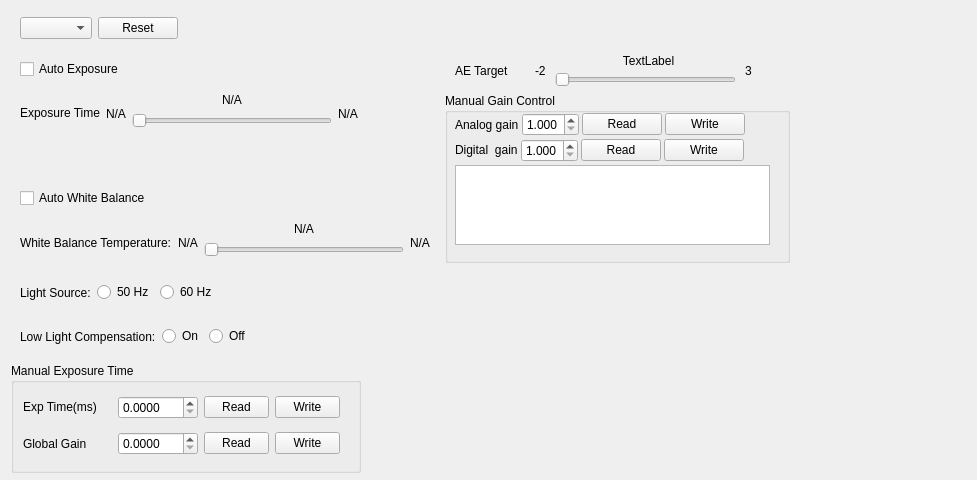
<?xml version="1.0" encoding="UTF-8"?>
<ui version="4.0">
 <class>CVideoDeviceCameraPropertyWidget</class>
 <widget class="QWidget" name="CVideoDeviceCameraPropertyWidget">
  <property name="geometry">
   <rect>
    <x>0</x>
    <y>0</y>
    <width>977</width>
    <height>480</height>
   </rect>
  </property>
  <property name="sizePolicy">
   <sizepolicy hsizetype="Fixed" vsizetype="Fixed">
    <horstretch>0</horstretch>
    <verstretch>0</verstretch>
   </sizepolicy>
  </property>
  <property name="minimumSize">
   <size>
    <width>977</width>
    <height>480</height>
   </size>
  </property>
  <property name="maximumSize">
   <size>
    <width>977</width>
    <height>480</height>
   </size>
  </property>
  <property name="windowTitle">
   <string>Form</string>
  </property>
  <layout class="QFormLayout" name="formLayout_2">
   <item row="0" column="0">
    <widget class="QWidget" name="widget_device" native="true">
     <property name="sizePolicy">
      <sizepolicy hsizetype="Fixed" vsizetype="Fixed">
       <horstretch>0</horstretch>
       <verstretch>0</verstretch>
      </sizepolicy>
     </property>
     <property name="minimumSize">
      <size>
       <width>0</width>
       <height>35</height>
      </size>
     </property>
     <property name="maximumSize">
      <size>
       <width>16777215</width>
       <height>41</height>
      </size>
     </property>
     <layout class="QHBoxLayout" name="horizontalLayout">
      <property name="topMargin">
       <number>0</number>
      </property>
      <property name="bottomMargin">
       <number>0</number>
      </property>
      <item>
       <widget class="QComboBox" name="comboBox_device">
        <property name="sizePolicy">
         <sizepolicy hsizetype="Fixed" vsizetype="Fixed">
          <horstretch>0</horstretch>
          <verstretch>0</verstretch>
         </sizepolicy>
        </property>
       </widget>
      </item>
      <item>
       <widget class="QPushButton" name="pushButton_reset">
        <property name="text">
         <string>Reset</string>
        </property>
       </widget>
      </item>
      <item>
       <spacer name="horizontalSpacer">
        <property name="orientation">
         <enum>Qt::Horizontal</enum>
        </property>
        <property name="sizeHint" stdset="0">
         <size>
          <width>40</width>
          <height>20</height>
         </size>
        </property>
       </spacer>
      </item>
     </layout>
    </widget>
   </item>
   <item row="1" column="0">
    <widget class="QWidget" name="widget_auto_exposure" native="true">
     <property name="sizePolicy">
      <sizepolicy hsizetype="Fixed" vsizetype="Fixed">
       <horstretch>0</horstretch>
       <verstretch>0</verstretch>
      </sizepolicy>
     </property>
     <property name="minimumSize">
      <size>
       <width>0</width>
       <height>35</height>
      </size>
     </property>
     <property name="maximumSize">
      <size>
       <width>16777215</width>
       <height>41</height>
      </size>
     </property>
     <layout class="QHBoxLayout" name="horizontalLayout_4">
      <property name="topMargin">
       <number>0</number>
      </property>
      <property name="bottomMargin">
       <number>0</number>
      </property>
      <item>
       <widget class="QCheckBox" name="checkBox_auto_exposure">
        <property name="text">
         <string>Auto Exposure</string>
        </property>
       </widget>
      </item>
     </layout>
    </widget>
   </item>
   <item row="1" column="1">
    <widget class="QWidget" name="widget_ae_target" native="true">
     <widget class="QLabel" name="label_title_ae_target">
      <property name="geometry">
       <rect>
        <x>10</x>
        <y>10</y>
        <width>67</width>
        <height>17</height>
       </rect>
      </property>
      <property name="text">
       <string>AE Target</string>
      </property>
     </widget>
     <widget class="QLabel" name="label_ae_min_value">
      <property name="geometry">
       <rect>
        <x>90</x>
        <y>10</y>
        <width>67</width>
        <height>17</height>
       </rect>
      </property>
      <property name="text">
       <string>-2</string>
      </property>
     </widget>
     <widget class="QSlider" name="horizontalSlider_ae_target">
      <property name="geometry">
       <rect>
        <x>110</x>
        <y>20</y>
        <width>181</width>
        <height>16</height>
       </rect>
      </property>
      <property name="pageStep">
       <number>1</number>
      </property>
      <property name="orientation">
       <enum>Qt::Horizontal</enum>
      </property>
     </widget>
     <widget class="QLabel" name="label_ae_value">
      <property name="geometry">
       <rect>
        <x>170</x>
        <y>0</y>
        <width>67</width>
        <height>17</height>
       </rect>
      </property>
      <property name="text">
       <string>TextLabel</string>
      </property>
      <property name="alignment">
       <set>Qt::AlignCenter</set>
      </property>
     </widget>
     <widget class="QLabel" name="label_ae_max_value">
      <property name="geometry">
       <rect>
        <x>300</x>
        <y>10</y>
        <width>21</width>
        <height>17</height>
       </rect>
      </property>
      <property name="text">
       <string>3</string>
      </property>
     </widget>
    </widget>
   </item>
   <item row="2" column="0">
    <widget class="QWidget" name="widget_exposure_time" native="true">
     <property name="sizePolicy">
      <sizepolicy hsizetype="Fixed" vsizetype="Fixed">
       <horstretch>0</horstretch>
       <verstretch>0</verstretch>
      </sizepolicy>
     </property>
     <property name="minimumSize">
      <size>
       <width>0</width>
       <height>35</height>
      </size>
     </property>
     <property name="maximumSize">
      <size>
       <width>16777215</width>
       <height>41</height>
      </size>
     </property>
     <layout class="QHBoxLayout" name="horizontalLayout_5">
      <property name="topMargin">
       <number>0</number>
      </property>
      <property name="bottomMargin">
       <number>0</number>
      </property>
      <item>
       <widget class="QLabel" name="label_title_exposure_time">
        <property name="text">
         <string>&lt;html&gt;&lt;head/&gt;&lt;body&gt;&lt;p&gt;Exposure Time&lt;/p&gt;&lt;/body&gt;&lt;/html&gt;</string>
        </property>
       </widget>
      </item>
      <item>
       <widget class="QLabel" name="label_exposure_time_min_value">
        <property name="text">
         <string>N/A</string>
        </property>
       </widget>
      </item>
      <item>
       <widget class="QWidget" name="widget_exposure_time_value" native="true">
        <property name="sizePolicy">
         <sizepolicy hsizetype="Fixed" vsizetype="Preferred">
          <horstretch>0</horstretch>
          <verstretch>0</verstretch>
         </sizepolicy>
        </property>
        <property name="minimumSize">
         <size>
          <width>200</width>
          <height>0</height>
         </size>
        </property>
        <layout class="QVBoxLayout" name="verticalLayout_2">
         <property name="spacing">
          <number>0</number>
         </property>
         <property name="leftMargin">
          <number>0</number>
         </property>
         <property name="topMargin">
          <number>0</number>
         </property>
         <property name="rightMargin">
          <number>0</number>
         </property>
         <property name="bottomMargin">
          <number>0</number>
         </property>
         <item>
          <widget class="QLabel" name="label_exposure_time_value">
           <property name="sizePolicy">
            <sizepolicy hsizetype="Preferred" vsizetype="Preferred">
             <horstretch>0</horstretch>
             <verstretch>1</verstretch>
            </sizepolicy>
           </property>
           <property name="text">
            <string>N/A</string>
           </property>
           <property name="alignment">
            <set>Qt::AlignCenter</set>
           </property>
          </widget>
         </item>
         <item>
          <widget class="QSlider" name="horizontalSlider_exposure_time_value">
           <property name="sizePolicy">
            <sizepolicy hsizetype="Expanding" vsizetype="Preferred">
             <horstretch>0</horstretch>
             <verstretch>3</verstretch>
            </sizepolicy>
           </property>
           <property name="pageStep">
            <number>1</number>
           </property>
           <property name="orientation">
            <enum>Qt::Horizontal</enum>
           </property>
          </widget>
         </item>
        </layout>
       </widget>
      </item>
      <item>
       <widget class="QLabel" name="label_exposure_time_max_value">
        <property name="text">
         <string>N/A</string>
        </property>
       </widget>
      </item>
     </layout>
    </widget>
   </item>
   <item row="3" column="0">
    <widget class="QWidget" name="widget_auto_white_balance" native="true">
     <property name="sizePolicy">
      <sizepolicy hsizetype="Fixed" vsizetype="Fixed">
       <horstretch>0</horstretch>
       <verstretch>0</verstretch>
      </sizepolicy>
     </property>
     <property name="minimumSize">
      <size>
       <width>0</width>
       <height>35</height>
      </size>
     </property>
     <property name="maximumSize">
      <size>
       <width>16777215</width>
       <height>41</height>
      </size>
     </property>
     <layout class="QHBoxLayout" name="horizontalLayout_6">
      <property name="topMargin">
       <number>0</number>
      </property>
      <property name="bottomMargin">
       <number>0</number>
      </property>
      <item>
       <widget class="QCheckBox" name="checkBox_auto_white_balance">
        <property name="text">
         <string>Auto White Balance</string>
        </property>
       </widget>
      </item>
     </layout>
    </widget>
   </item>
   <item row="2" column="1">
    <widget class="QGroupBox" name="groupBox_manual_gain_control">
     <property name="sizePolicy">
      <sizepolicy hsizetype="Fixed" vsizetype="Fixed">
       <horstretch>0</horstretch>
       <verstretch>0</verstretch>
      </sizepolicy>
     </property>
     <property name="minimumSize">
      <size>
       <width>300</width>
       <height>170</height>
      </size>
     </property>
     <property name="maximumSize">
      <size>
       <width>345</width>
       <height>150</height>
      </size>
     </property>
     <property name="title">
      <string>Manual Gain Control</string>
     </property>
     <property name="flat">
      <bool>false</bool>
     </property>
     <widget class="QWidget" name="layoutWidget">
      <property name="geometry">
       <rect>
        <x>10</x>
        <y>20</y>
        <width>3102</width>
        <height>134</height>
       </rect>
      </property>
      <layout class="QVBoxLayout" name="verticalLayout_manual_gain">
       <property name="spacing">
        <number>3</number>
       </property>
       <property name="sizeConstraint">
        <enum>QLayout::SetFixedSize</enum>
       </property>
       <item>
        <layout class="QHBoxLayout" name="horizontalLayout_analog_gain">
         <item>
          <widget class="QLabel" name="label_analog_gain">
           <property name="sizePolicy">
            <sizepolicy hsizetype="Minimum" vsizetype="Minimum">
             <horstretch>0</horstretch>
             <verstretch>0</verstretch>
            </sizepolicy>
           </property>
           <property name="autoFillBackground">
            <bool>false</bool>
           </property>
           <property name="text">
            <string>Analog gain</string>
           </property>
          </widget>
         </item>
         <item>
          <widget class="QDoubleSpinBox" name="spin_box_analog_gain">
           <property name="enabled">
            <bool>true</bool>
           </property>
           <property name="decimals">
            <number>3</number>
           </property>
           <property name="minimum">
            <double>1.000000000000000</double>
           </property>
           <property name="maximum">
            <double>8.000000000000000</double>
           </property>
           <property name="singleStep">
            <double>0.500000000000000</double>
           </property>
          </widget>
         </item>
         <item>
          <widget class="QPushButton" name="button_analog_gain_read">
           <property name="sizePolicy">
            <sizepolicy hsizetype="Minimum" vsizetype="Fixed">
             <horstretch>0</horstretch>
             <verstretch>0</verstretch>
            </sizepolicy>
           </property>
           <property name="text">
            <string>Read</string>
           </property>
          </widget>
         </item>
         <item>
          <widget class="QPushButton" name="button_analog_gain_write">
           <property name="sizePolicy">
            <sizepolicy hsizetype="Minimum" vsizetype="Fixed">
             <horstretch>0</horstretch>
             <verstretch>0</verstretch>
            </sizepolicy>
           </property>
           <property name="text">
            <string>Write</string>
           </property>
          </widget>
         </item>
         <item>
          <spacer name="horizontalSpacer_2">
           <property name="orientation">
            <enum>Qt::Horizontal</enum>
           </property>
           <property name="sizeHint" stdset="0">
            <size>
             <width>40</width>
             <height>20</height>
            </size>
           </property>
          </spacer>
         </item>
        </layout>
       </item>
       <item>
        <layout class="QHBoxLayout" name="horizontalLayout_digital_gain">
         <item>
          <widget class="QLabel" name="label_digital_gain">
           <property name="sizePolicy">
            <sizepolicy hsizetype="Minimum" vsizetype="Fixed">
             <horstretch>0</horstretch>
             <verstretch>0</verstretch>
            </sizepolicy>
           </property>
           <property name="text">
            <string>Digital  gain</string>
           </property>
          </widget>
         </item>
         <item>
          <widget class="QDoubleSpinBox" name="spin_box_digital_gain">
           <property name="decimals">
            <number>3</number>
           </property>
           <property name="minimum">
            <double>1.000000000000000</double>
           </property>
           <property name="maximum">
            <double>8.000000000000000</double>
           </property>
           <property name="singleStep">
            <double>0.003906000000000</double>
           </property>
          </widget>
         </item>
         <item>
          <widget class="QPushButton" name="button_digital_gain_read">
           <property name="text">
            <string>Read</string>
           </property>
          </widget>
         </item>
         <item>
          <widget class="QPushButton" name="button_digital_gain_write">
           <property name="text">
            <string>Write</string>
           </property>
          </widget>
         </item>
         <item>
          <spacer name="horizontalSpacer_3">
           <property name="orientation">
            <enum>Qt::Horizontal</enum>
           </property>
           <property name="sizeHint" stdset="0">
            <size>
             <width>40</width>
             <height>20</height>
            </size>
           </property>
          </spacer>
         </item>
        </layout>
       </item>
       <item>
        <widget class="QListWidget" name="listWidget_gain_info">
         <property name="sizePolicy">
          <sizepolicy hsizetype="Fixed" vsizetype="Fixed">
           <horstretch>0</horstretch>
           <verstretch>0</verstretch>
          </sizepolicy>
         </property>
         <property name="minimumSize">
          <size>
           <width>315</width>
           <height>20</height>
          </size>
         </property>
         <property name="maximumSize">
          <size>
           <width>315</width>
           <height>80</height>
          </size>
         </property>
         <item>
          <property name="text">
           <string/>
          </property>
         </item>
        </widget>
       </item>
      </layout>
     </widget>
    </widget>
   </item>
   <item row="4" column="0">
    <widget class="QWidget" name="widget_white_balance_temperature" native="true">
     <property name="sizePolicy">
      <sizepolicy hsizetype="Fixed" vsizetype="Fixed">
       <horstretch>0</horstretch>
       <verstretch>0</verstretch>
      </sizepolicy>
     </property>
     <property name="minimumSize">
      <size>
       <width>0</width>
       <height>41</height>
      </size>
     </property>
     <property name="maximumSize">
      <size>
       <width>16777215</width>
       <height>41</height>
      </size>
     </property>
     <layout class="QHBoxLayout" name="horizontalLayout_7">
      <property name="topMargin">
       <number>0</number>
      </property>
      <property name="bottomMargin">
       <number>0</number>
      </property>
      <item>
       <widget class="QLabel" name="label__title_white_balance_temperature">
        <property name="text">
         <string>White Balance Temperature:</string>
        </property>
       </widget>
      </item>
      <item>
       <widget class="QLabel" name="label_white_balance_temperature_min_value">
        <property name="text">
         <string>N/A</string>
        </property>
       </widget>
      </item>
      <item>
       <widget class="QWidget" name="widget_white_balance_temperature_value" native="true">
        <property name="sizePolicy">
         <sizepolicy hsizetype="Fixed" vsizetype="Preferred">
          <horstretch>0</horstretch>
          <verstretch>0</verstretch>
         </sizepolicy>
        </property>
        <property name="minimumSize">
         <size>
          <width>200</width>
          <height>0</height>
         </size>
        </property>
        <layout class="QVBoxLayout" name="verticalLayout_3">
         <property name="spacing">
          <number>0</number>
         </property>
         <property name="leftMargin">
          <number>0</number>
         </property>
         <property name="topMargin">
          <number>0</number>
         </property>
         <property name="rightMargin">
          <number>0</number>
         </property>
         <property name="bottomMargin">
          <number>0</number>
         </property>
         <item>
          <widget class="QLabel" name="label_white_balance_temperature_value">
           <property name="sizePolicy">
            <sizepolicy hsizetype="Preferred" vsizetype="Preferred">
             <horstretch>0</horstretch>
             <verstretch>1</verstretch>
            </sizepolicy>
           </property>
           <property name="text">
            <string>N/A</string>
           </property>
           <property name="alignment">
            <set>Qt::AlignCenter</set>
           </property>
          </widget>
         </item>
         <item>
          <widget class="QSlider" name="horizontalSlider_white_balance_temperature_value">
           <property name="sizePolicy">
            <sizepolicy hsizetype="Expanding" vsizetype="Preferred">
             <horstretch>0</horstretch>
             <verstretch>3</verstretch>
            </sizepolicy>
           </property>
           <property name="pageStep">
            <number>1</number>
           </property>
           <property name="orientation">
            <enum>Qt::Horizontal</enum>
           </property>
          </widget>
         </item>
        </layout>
       </widget>
      </item>
      <item>
       <widget class="QLabel" name="label_white_balance_temperature_max_value">
        <property name="text">
         <string>N/A</string>
        </property>
       </widget>
      </item>
     </layout>
    </widget>
   </item>
   <item row="6" column="0">
    <widget class="QWidget" name="widget_light_source" native="true">
     <property name="sizePolicy">
      <sizepolicy hsizetype="Fixed" vsizetype="Fixed">
       <horstretch>0</horstretch>
       <verstretch>0</verstretch>
      </sizepolicy>
     </property>
     <property name="minimumSize">
      <size>
       <width>0</width>
       <height>35</height>
      </size>
     </property>
     <property name="maximumSize">
      <size>
       <width>16777215</width>
       <height>41</height>
      </size>
     </property>
     <layout class="QHBoxLayout" name="horizontalLayout_3">
      <property name="topMargin">
       <number>0</number>
      </property>
      <property name="bottomMargin">
       <number>0</number>
      </property>
      <item>
       <widget class="QLabel" name="label_title_light_source">
        <property name="text">
         <string>Light Source:</string>
        </property>
       </widget>
      </item>
      <item>
       <widget class="QRadioButton" name="radioButton_light_source_50hz">
        <property name="text">
         <string>50 Hz</string>
        </property>
       </widget>
      </item>
      <item>
       <widget class="QRadioButton" name="radioButton_light_source_60hz">
        <property name="text">
         <string>60 Hz</string>
        </property>
       </widget>
      </item>
     </layout>
    </widget>
   </item>
   <item row="7" column="0">
    <widget class="QWidget" name="widget_low_light_compenstation" native="true">
     <property name="sizePolicy">
      <sizepolicy hsizetype="Fixed" vsizetype="Fixed">
       <horstretch>0</horstretch>
       <verstretch>0</verstretch>
      </sizepolicy>
     </property>
     <property name="minimumSize">
      <size>
       <width>0</width>
       <height>41</height>
      </size>
     </property>
     <property name="maximumSize">
      <size>
       <width>16777215</width>
       <height>41</height>
      </size>
     </property>
     <layout class="QHBoxLayout" name="horizontalLayout_2">
      <property name="topMargin">
       <number>0</number>
      </property>
      <property name="bottomMargin">
       <number>0</number>
      </property>
      <item>
       <widget class="QLabel" name="label_low_light_compensation">
        <property name="text">
         <string>Low Light Compensation:</string>
        </property>
       </widget>
      </item>
      <item>
       <widget class="QRadioButton" name="radioButton_low_light_compensation_on">
        <property name="text">
         <string>On</string>
        </property>
       </widget>
      </item>
      <item>
       <widget class="QRadioButton" name="radioButton_low_light_compensation_off">
        <property name="text">
         <string>Off</string>
        </property>
       </widget>
      </item>
     </layout>
    </widget>
   </item>
   <item row="9" column="0">
    <widget class="QWidget" name="widget_manuel_exposure_time" native="true">
     <property name="sizePolicy">
      <sizepolicy hsizetype="Fixed" vsizetype="Fixed">
       <horstretch>0</horstretch>
       <verstretch>0</verstretch>
      </sizepolicy>
     </property>
     <layout class="QVBoxLayout" name="verticalLayout_4"/>
    </widget>
   </item>
   <item row="5" column="0">
    <spacer name="verticalSpacer">
     <property name="orientation">
      <enum>Qt::Vertical</enum>
     </property>
     <property name="sizeHint" stdset="0">
      <size>
       <width>20</width>
       <height>40</height>
      </size>
     </property>
    </spacer>
   </item>
   <item row="8" column="0">
    <widget class="QGroupBox" name="groupBox_manuel_exposure_time">
     <property name="sizePolicy">
      <sizepolicy hsizetype="Fixed" vsizetype="Fixed">
       <horstretch>0</horstretch>
       <verstretch>0</verstretch>
      </sizepolicy>
     </property>
     <property name="minimumSize">
      <size>
       <width>350</width>
       <height>110</height>
      </size>
     </property>
     <property name="maximumSize">
      <size>
       <width>350</width>
       <height>132</height>
      </size>
     </property>
     <property name="title">
      <string>Manual Exposure Time</string>
     </property>
     <layout class="QVBoxLayout" name="verticalLayout_5">
      <property name="spacing">
       <number>0</number>
      </property>
      <property name="leftMargin">
       <number>9</number>
      </property>
      <property name="topMargin">
       <number>0</number>
      </property>
      <property name="bottomMargin">
       <number>9</number>
      </property>
      <item>
       <widget class="QWidget" name="widget_manuel_exposure_time_value" native="true">
        <property name="sizePolicy">
         <sizepolicy hsizetype="Fixed" vsizetype="Fixed">
          <horstretch>0</horstretch>
          <verstretch>0</verstretch>
         </sizepolicy>
        </property>
        <layout class="QHBoxLayout" name="horizontalLayout_8">
         <property name="leftMargin">
          <number>0</number>
         </property>
         <property name="bottomMargin">
          <number>0</number>
         </property>
         <item>
          <widget class="QLabel" name="label_title_manuel_exposure_time_value">
           <property name="sizePolicy">
            <sizepolicy hsizetype="Fixed" vsizetype="Fixed">
             <horstretch>0</horstretch>
             <verstretch>0</verstretch>
            </sizepolicy>
           </property>
           <property name="minimumSize">
            <size>
             <width>100</width>
             <height>18</height>
            </size>
           </property>
           <property name="maximumSize">
            <size>
             <width>79</width>
             <height>18</height>
            </size>
           </property>
           <property name="text">
            <string>Exp Time(ms)</string>
           </property>
          </widget>
         </item>
         <item>
          <widget class="QDoubleSpinBox" name="doubleSpinBox_manuel_exposure_time_value">
           <property name="sizePolicy">
            <sizepolicy hsizetype="Fixed" vsizetype="Fixed">
             <horstretch>0</horstretch>
             <verstretch>0</verstretch>
            </sizepolicy>
           </property>
           <property name="minimumSize">
            <size>
             <width>80</width>
             <height>0</height>
            </size>
           </property>
           <property name="maximumSize">
            <size>
             <width>80</width>
             <height>16777215</height>
            </size>
           </property>
           <property name="decimals">
            <number>4</number>
           </property>
           <property name="maximum">
            <double>999999999.000000000000000</double>
           </property>
          </widget>
         </item>
         <item>
          <widget class="QPushButton" name="pushButton_read_manuel_exposure_time_value">
           <property name="sizePolicy">
            <sizepolicy hsizetype="Fixed" vsizetype="Fixed">
             <horstretch>0</horstretch>
             <verstretch>0</verstretch>
            </sizepolicy>
           </property>
           <property name="minimumSize">
            <size>
             <width>65</width>
             <height>0</height>
            </size>
           </property>
           <property name="maximumSize">
            <size>
             <width>65</width>
             <height>16777215</height>
            </size>
           </property>
           <property name="text">
            <string>Read</string>
           </property>
          </widget>
         </item>
         <item>
          <widget class="QPushButton" name="pushButton_write_manuel_exposure_time_value">
           <property name="sizePolicy">
            <sizepolicy hsizetype="Fixed" vsizetype="Fixed">
             <horstretch>0</horstretch>
             <verstretch>0</verstretch>
            </sizepolicy>
           </property>
           <property name="minimumSize">
            <size>
             <width>65</width>
             <height>0</height>
            </size>
           </property>
           <property name="maximumSize">
            <size>
             <width>65</width>
             <height>16777215</height>
            </size>
           </property>
           <property name="text">
            <string>Write</string>
           </property>
          </widget>
         </item>
        </layout>
       </widget>
      </item>
      <item>
       <widget class="QWidget" name="widget_manuel_global_gain_value" native="true">
        <property name="sizePolicy">
         <sizepolicy hsizetype="Fixed" vsizetype="Fixed">
          <horstretch>0</horstretch>
          <verstretch>0</verstretch>
         </sizepolicy>
        </property>
        <layout class="QHBoxLayout" name="horizontalLayout_9">
         <property name="leftMargin">
          <number>0</number>
         </property>
         <property name="bottomMargin">
          <number>0</number>
         </property>
         <item>
          <widget class="QLabel" name="label_title_manuel_global_gain_value">
           <property name="sizePolicy">
            <sizepolicy hsizetype="Fixed" vsizetype="Preferred">
             <horstretch>0</horstretch>
             <verstretch>0</verstretch>
            </sizepolicy>
           </property>
           <property name="minimumSize">
            <size>
             <width>100</width>
             <height>0</height>
            </size>
           </property>
           <property name="maximumSize">
            <size>
             <width>79</width>
             <height>16777215</height>
            </size>
           </property>
           <property name="text">
            <string>Global Gain</string>
           </property>
          </widget>
         </item>
         <item>
          <widget class="QDoubleSpinBox" name="doubleSpinBox_manuel_global_gain_value">
           <property name="sizePolicy">
            <sizepolicy hsizetype="Fixed" vsizetype="Fixed">
             <horstretch>0</horstretch>
             <verstretch>0</verstretch>
            </sizepolicy>
           </property>
           <property name="minimumSize">
            <size>
             <width>80</width>
             <height>0</height>
            </size>
           </property>
           <property name="maximumSize">
            <size>
             <width>80</width>
             <height>16777215</height>
            </size>
           </property>
           <property name="decimals">
            <number>4</number>
           </property>
           <property name="maximum">
            <double>999999999.000000000000000</double>
           </property>
          </widget>
         </item>
         <item>
          <widget class="QPushButton" name="pushButton_read_manuel_global_gain_value">
           <property name="sizePolicy">
            <sizepolicy hsizetype="Fixed" vsizetype="Fixed">
             <horstretch>0</horstretch>
             <verstretch>0</verstretch>
            </sizepolicy>
           </property>
           <property name="minimumSize">
            <size>
             <width>65</width>
             <height>0</height>
            </size>
           </property>
           <property name="maximumSize">
            <size>
             <width>65</width>
             <height>16777215</height>
            </size>
           </property>
           <property name="text">
            <string>Read</string>
           </property>
          </widget>
         </item>
         <item>
          <widget class="QPushButton" name="pushButton_write_manuel_global_gain_value">
           <property name="sizePolicy">
            <sizepolicy hsizetype="Fixed" vsizetype="Fixed">
             <horstretch>0</horstretch>
             <verstretch>0</verstretch>
            </sizepolicy>
           </property>
           <property name="minimumSize">
            <size>
             <width>65</width>
             <height>0</height>
            </size>
           </property>
           <property name="maximumSize">
            <size>
             <width>65</width>
             <height>16777215</height>
            </size>
           </property>
           <property name="text">
            <string>Write</string>
           </property>
          </widget>
         </item>
        </layout>
       </widget>
      </item>
     </layout>
    </widget>
   </item>
  </layout>
 </widget>
 <resources/>
 <connections/>
</ui>
